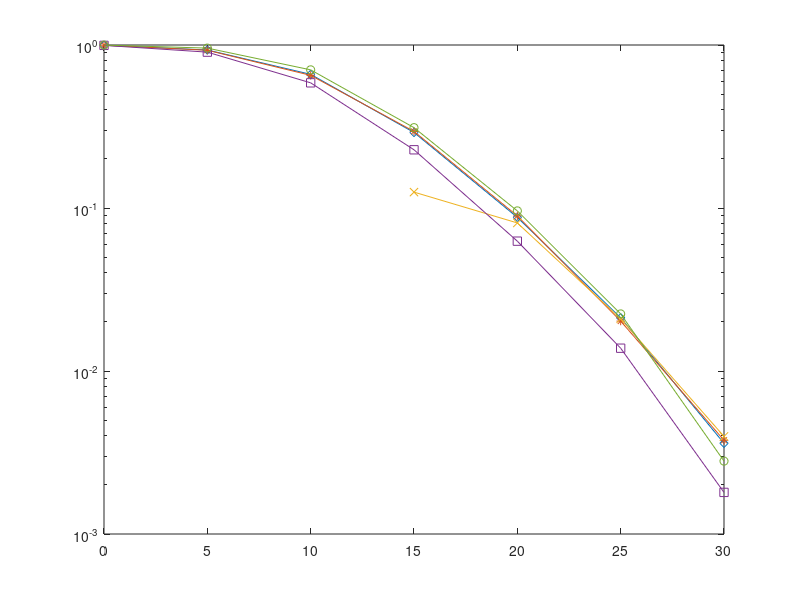

This chart was generated by the following MATLAB code:
clear all 
 snrdb = [0: 5 : 30]; ct=5000;
 M=4; N=2;
 al1 = 0.8; al2=0.2;
 R = 2;
 P=N; Q=N/P;
 V=kron(eye(P), ones(Q,1))/sqrt(Q);
 
for ki =  1:length(snrdb)
     snr = 10^((snrdb(ki))/10);
        sum0=0; sum1=0; sum2=0; sum3=0;sum4=0;   sum5=0;
  for ix = 1 :ct            
     %%%%%%%%%%%%%%%%%%%%%%%%% High mobility user
     h1 = complex(sqrt(0.5)*randn(N,1),sqrt(0.5)*randn(N,1));
     h2 = complex(sqrt(0.5)*randn(N,1),sqrt(0.5)*randn(N,1));
      
     D1 = diag( complex(sqrt(0.5)*randn(N,1),sqrt(0.5)*randn(N,1)) );
     
      for fi =1 : P
          fvector = V(:,fi);
          SINR(fi) = abs(fvector'*D1*h1)^2*al1/(abs(fvector'*D1*h1)^2*al2  + 1/snr);
      end
      if max(SINR)<2^R -1
          sum1 = sum1 +1;
      end
      %optimal
      fo = D1*h1/sqrt(h1'*D1'*D1*h1);
      SINRo = abs(fo'*D1*h1)^2*al1/(abs(fo'*D1*h1)^2*al2  + 1/snr);
      if  (SINRo)<2^R -1
          sum2 = sum2 +1;
      end
     
      %DFT
      d= dftmtx(N)/sqrt(N);
      for fi =1 : P
          fvectorx = d(:,fi);
          SINRx(fi) = abs(fvectorx'*D1*h1)^2*al1/(abs(fvectorx'*D1*h1)^2*al2  + 1/snr);
      end
      if max(SINRx)<2^R -1
          sum3 = sum3 +1;
      end
  end
  
  p(ki) = sum1/ct;
  po(ki) = sum2/ct;
  pdft(ki) = sum3/ct;
  
  %analytical result
  epidot =2^R -1;
  xi = Q*epidot/snr/(al1 - al2*epidot);
  pa(ki) = 1/(factorial(Q-1))^P * xi^(P*(Q+1)/2) *(xi^(- (Q+1)/2)*factorial(Q-1)...
      -2*xi^(-1/2)*besselk(Q, 2*xi^(1/2)))^P;
  
  %approximated results
  if Q>1
      paa(ki) = xi^P/(Q-1)^P;
  elseif Q==1
      paa(ki) =  xi^N*(-log(xi))^N;
  end
  
end
paa(1:3) = 0;
semilogy(snrdb, p,'-d',snrdb,pa,'-*',snrdb,min(1,paa),'-x',snrdb,po,'-s',snrdb,pdft,'-o')
%semilogy(snrdb, p,snrdb,po,snrdb,pdft) 
  